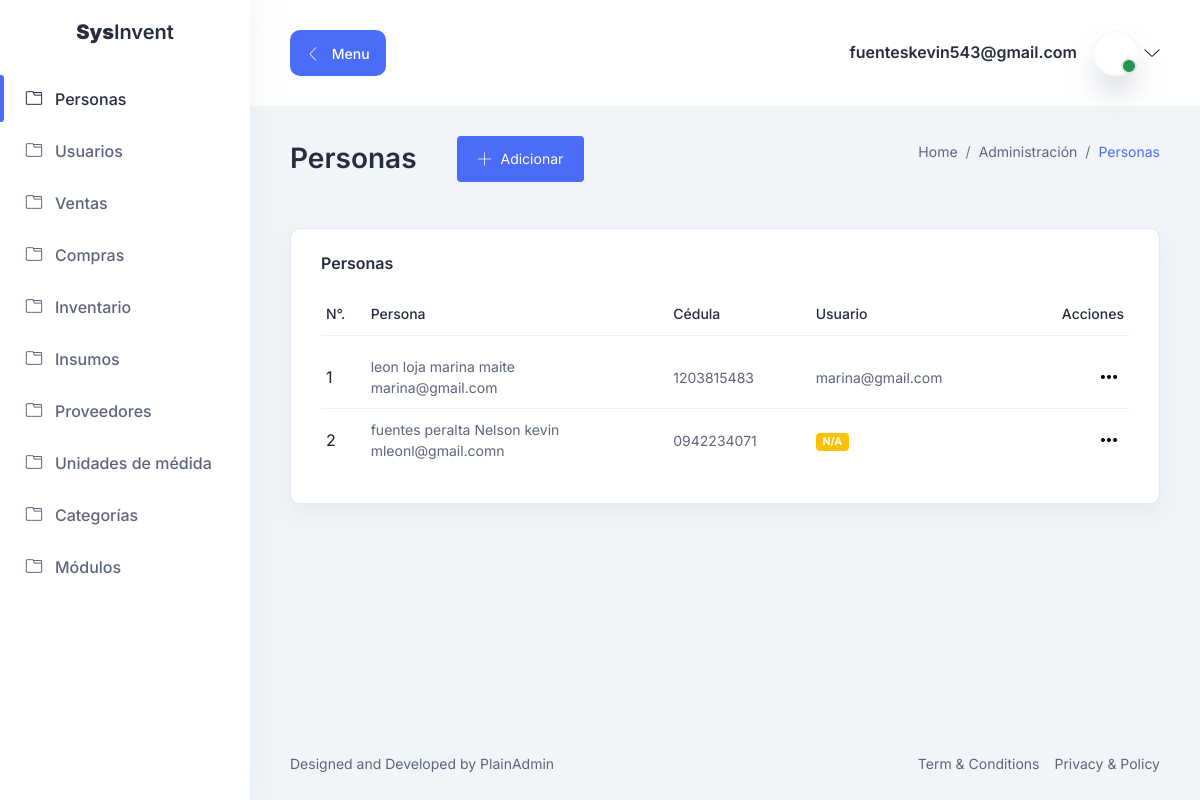
Page /administracion/persona/ (signed in) on the earlier database version.
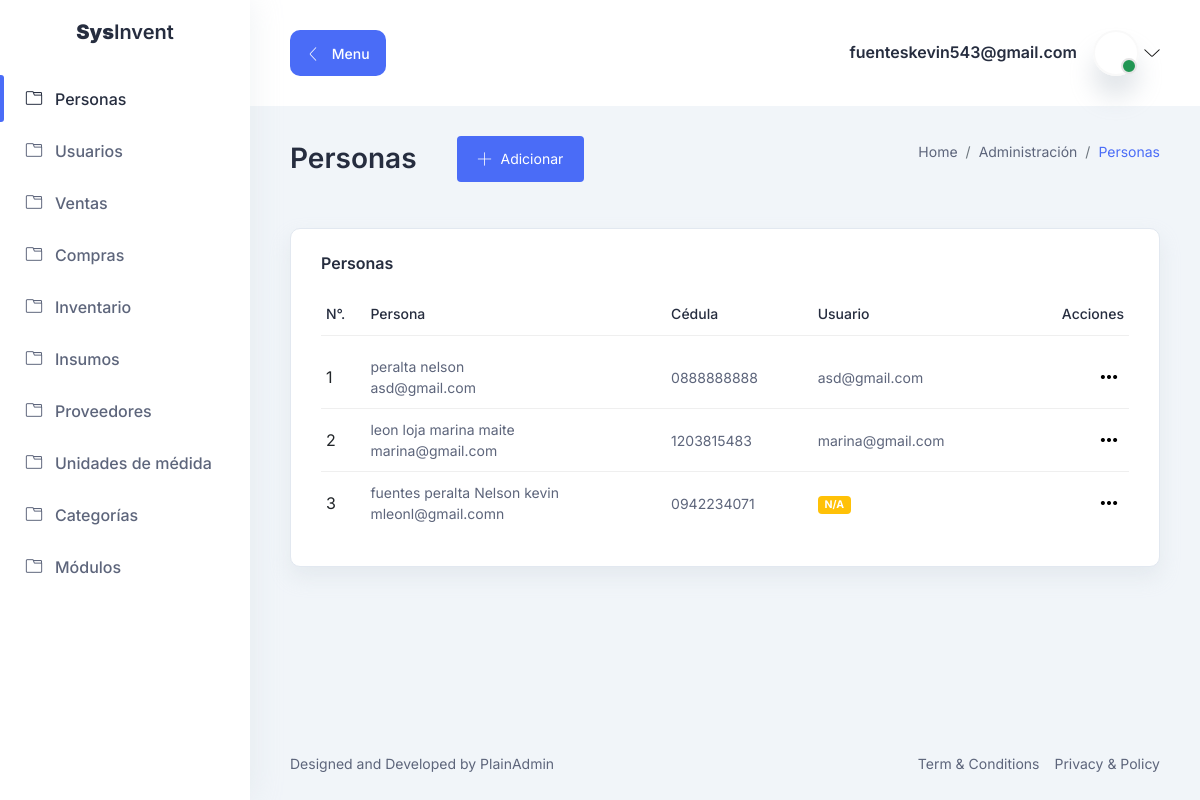
Same page on the later database version.
### administracion/models.py (models this page shows, shortened)
class Modulo(ModeloBase):
    nombre = models.CharField(verbose_name="Nombre", unique=True, max_length=200)
    descripcion = models.CharField(verbose_name="Descripción", unique=True, max_length=200)
    name_tag = models.CharField(verbose_name="name tag", unique=True, max_length=200)
    activo = models.BooleanField(verbose_name="¿Módulo activo?")
    icon_class = models.CharField(verbose_name="icon class",default='lni lni-folder', max_length=200)
    class Meta:
        verbose_name = "Módulo del sistema"
        verbose_name_plural = "Módulos del sistema"
        ordering = ['-id']
    def url(self):
        try:
            url= reverse(self.name_tag.__str__())
        except Exception:
            url="Javascript:void(0)"
        return url

### inventario/models.py (models this page shows, shortened)
class Persona(ModeloBase):
    nombres = models.CharField(verbose_name="Nombres", max_length=450)
    apellidos = models.CharField(verbose_name="Apellidos", max_length=450)
    cedula = models.CharField(verbose_name="Cédula", max_length=10, unique=True)
    email = models.EmailField(unique=True, verbose_name="Email", null=True, blank=True)
    usuario = models.OneToOneField(Usuario, on_delete=models.CASCADE, null=True, blank=True)
    class Meta:
        verbose_name = "Persona"
        verbose_name_plural = "Personas"
        ordering = ['-id']
    def __str__(self):
        return f'{self.apellidos} {self.nombres}'

class Usuario(AbstractBaseUser, PermissionsMixin):
    email = models.EmailField(unique=True, verbose_name="Email")
    is_active = models.BooleanField(default=True, verbose_name="¿Activo?")
    is_staff = models.BooleanField(default=False, verbose_name="¿Gestor?")
    objects = CustomUserManager()
    USERNAME_FIELD = 'email'
    def __str__(self):
        return self.email

### administracion/views.py (the view)
# urls.py: path('persona/', ViewPersona.as_view(), name="view_persona"),
class ViewPersona(LoginRequiredMixin, ListView):
    template_name = "administracion/persona/view.html"
    model = Persona
    paginate_by = 10
    context_object_name = "personas"
    def get_queryset(self):
        query = Persona.objects.filter(status=True)
        return query

### inventario/templatetags/tags.py (called while the page is built)
@register.simple_tag
def get_modulos_list():
    modulos = Modulo.objects.filter(status=True, activo=True)
    return modulos

### project/processors.py (called while the page is built)
def context_dict(request):
    context = {}
    return context

### templates/administracion/persona/view.html (shortened to what the changed rows need)
{% extends 'base.html' %}
{% block content %}
    <div class="title-wrapper pt-30">
        <div class="row align-items-center">
            <div class="col-md-6">
                <div class="title d-flex align-items-center flex-wrap mb-30">
                    <h2 class="mr-40">Personas</h2>
                </div>
            </div>
        </div>
    </div>
    <div class="tables-wrapper">
        <div class="row">
            <div class="col-lg-12">
                <div class="card-style mb-30">
                    <div class="table-wrapper table-responsive">
                        <table class="table top-selling-table">
                            <thead>
                            <tr>
                                <th>
                                    <h6 class="text-sm text-medium">N°.</h6>
                                </th>
                                <th>
                                    <h6 class="text-sm text-medium">Persona</h6>
                                </th>
                                <th>
                                    <h6 class="text-sm text-medium">Cédula</h6>
                                </th>
                                <th>
                                    <h6 class="text-sm text-medium">Usuario</h6>
                                </th>
                                <th>
                                    <h6 class="text-sm text-medium text-end">
                                        Acciones
                                    </h6>
                                </th>
                            </tr>
                            </thead>
                            <tbody>
                            {% for persona in personas %}
                                <tr>
                                    <td>
                                        {{ forloop.counter }}
                                    </td>
                                    <td>
                                        <p class="text-sm">{{ persona }}</p>
                                        <p class="text-sm">{{ persona.email }}</p>
                                    </td>
                                    <td>
                                        <p class="text-sm">{{ persona.cedula }} </p>
                                    </td>
                                    <td>
                                        <p class="text-sm">
                                            {% if persona.usuario %}
                                                {{ persona.usuario| default_if_none:"N/A" }}
                                            {% else %}
                                                <spam class="badge bg-warning">{{ persona.usuario| default_if_none:"N/A" }}</spam>
                                            {% endif %}
                                        </p>
                                    </td>
                                    <td>
                                        <div class="action justify-content-end">
                                            <button
                                                    class="more-btn ml-10 dropdown-toggle"
                                                    id="moreAction1"
                                                    data-bs-toggle="dropdown"
                                                    aria-expanded="false"
                                            >
                                                <i class="lni lni-more-alt"></i>
                                            </button>
                                        </div>
                                    </td>
                                </tr>
                            {% empty %}
                                <tr>
                                    <td>No existen registros</td>
                                </tr>
                            {% endfor %}
                            </tbody>
                        </table>
                    </div>
                </div>
            </div>
        </div>
    </div>
{% endblock %}

### templates/base.html (shortened to what the changed rows need)
<!DOCTYPE html>
{% load tags %}
{% load static %}
<html lang="es">
<head>
    <link rel="stylesheet" href="{% static 'assets/css/bootstrap.min.css' %}"/>
    <link rel="stylesheet" href="{% static 'assets/css/lineicons.css' %}"/>
    <link rel="stylesheet" href="{% static 'assets/css/materialdesignicons.min.css' %}"/>
    <link rel="stylesheet" href="{% static 'assets/css/fullcalendar.css' %}"/>
    <link rel="stylesheet" href="{% static 'assets/css/fullcalendar.css' %}"/>
    <link rel="stylesheet" href="{% static 'assets/css/main.css' %}"/>
    <link rel="stylesheet" href="{% static 'assets/css/sweetalert2.min.css' %}"/>
</head>
<body>
<aside class="sidebar-nav-wrapper">
    <nav class="sidebar-nav">
        <ul>
            {% get_modulos_list as menu %}
            {% for modulo in menu %}
                <li class="nav-item {% if modulo.url == request.get_full_path %} active {% endif %}">
                    <a href="{{ modulo.url }}">
              <span class="icon">
                 <i class="lni lni-folder"></i>
              </span>
                        <span class="text">{{ modulo.nombre }}</span>
                    </a>
                </li>
            {% endfor %}
        </ul>
    </nav>
</aside>
<main class="main-wrapper">
    <section class="section">
        <div class="container-fluid">
            {% block content %}
            {% endblock %}
        </div>
    </section>
</main>
</body>
</html>

Differences in the rows shown:
added Persona: apellidos+nombres "peralta nelson", email "asd@gmail.com", cedula "0888888888", usuario "asd@gmail.com"
